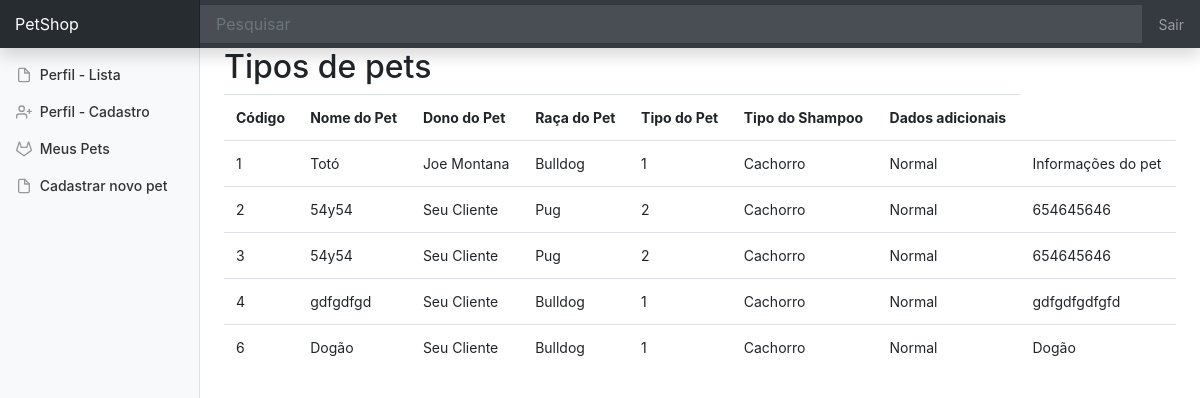
The app's page /pets-lista.php (signed in) with its own data.
### tables this page shows
CREATE TABLE IF NOT EXISTS `pets` (
  `cd_pet` int(11) NOT NULL AUTO_INCREMENT,
  `cd_usuario` int(11) NOT NULL,
  `nm_pet` varchar(100) NOT NULL,
  `cd_raca_pet` int(11) NOT NULL,
  `cd_tipo_shampoo` int(11) NOT NULL,
  `ds_info` text NOT NULL,
  PRIMARY KEY (`cd_pet`),
  KEY `cd_tipo_shampoo` (`cd_tipo_shampoo`),
  KEY `cd_raca_pet` (`cd_raca_pet`),
  KEY `cd_usuario` (`cd_usuario`)
);

CREATE TABLE IF NOT EXISTS `usuario` (
  `cd_usuario` int(11) NOT NULL AUTO_INCREMENT,
  `nm_usuario` varchar(100) NOT NULL,
  `cd_perfil` int(11) NOT NULL,
  `ds_email` varchar(100) NOT NULL,
  `ds_senha` varchar(200) NOT NULL,
  `fg_ativo` int(11) NOT NULL,
  `tp_sexo` enum('F','M','I') NOT NULL,
  `dt_nascimento` date NOT NULL,
  `fg_idoso` int(11) NOT NULL,
  `fg_vip` int(11) NOT NULL,
  `fg_nec_especial` int(11) NOT NULL,
  `ds_nec_especial` int(11) NOT NULL,
  `dt_cadastro` varchar(500) NOT NULL,
  `dt_alteracao_senha` datetime NOT NULL,
  PRIMARY KEY (`cd_usuario`),
  KEY `cd_perfil` (`cd_perfil`)
);

CREATE TABLE IF NOT EXISTS `raca_pet` (
  `cd_raca_pet` int(11) NOT NULL AUTO_INCREMENT,
  `nm_raca_pet` varchar(100) NOT NULL,
  `cd_tipo_pet` int(11) NOT NULL,
  PRIMARY KEY (`cd_raca_pet`),
  KEY `cd_tipo_pet` (`cd_tipo_pet`)
);

CREATE TABLE IF NOT EXISTS `tipo_shampoo_pet` (
  `cd_tipo_shampoo` int(11) NOT NULL AUTO_INCREMENT,
  `nm_tipo_shampoo` varchar(100) NOT NULL,
  PRIMARY KEY (`cd_tipo_shampoo`)
);

### classes/Db.class.php (called while the page is built, shortened)
<?php
class DB
{
    private $pdo;
    private $sQuery;
    private function Connect()
    {
        $dsn = 'mysql:dbname=' . MYSQL_BANCO . ';host=' . MYSQL_SERVIDOR . '';
        try {
            $this->pdo = new PDO($dsn, MYSQL_USUARIO, MYSQL_SENHA, array(
                PDO::MYSQL_ATTR_INIT_COMMAND => "SET NAMES utf8"
            ));
            $this->pdo->setAttribute(PDO::ATTR_ERRMODE, PDO::ERRMODE_EXCEPTION);
            $this->pdo->setAttribute(PDO::ATTR_EMULATE_PREPARES, false);
            $this->bConnected = true;
        }
        catch (PDOException $e) {
            echo $this->ExceptionLog($e->getMessage());
            die();
        }
    }
    private function Init($query, $parameters = "")
    {
        try {
            $this->sQuery = $this->pdo->prepare($query);
            $this->sQuery->execute();
        }
        catch (PDOException $e) {
            echo $this->ExceptionLog($e->getMessage(), $query);
            die();
        }
    }
    public function query($query, $params = null, $fetchmode = PDO::FETCH_ASSOC)
    {
        $query = trim(str_replace("\r", " ", $query));
        $this->Init($query, $params);
        $rawStatement = explode(" ", preg_replace("/\s+|\t+|\n+/", " ", $query));
        $statement = strtolower($rawStatement[0]);
        if ($statement === 'select' || $statement === 'show') {
            return $this->sQuery->fetchAll($fetchmode);
        } elseif ($statement === 'insert' || $statement === 'update' || $statement === 'delete') {
            return $this->sQuery->rowCount();
        } else {
            return NULL;
        }
    }
}
?>

### pets-lista.php (the view, shortened to what this page needs)
<?php
	include 'cabecalho.php';
?>
<h2>Tipos de pets</h2>
<table class="table">
	<tr>
		<th>Código</th>
		<th>Nome do Pet</th>
		<th>Dono do Pet</th>
		<th>Raça do Pet</th>
		<th>Tipo do Pet</th>
		<th>Tipo do Shampoo</th>
		<th>Dados adicionais</th>
	</tr>
<?php
	$wherePet = '';
	$perfis = $banco->query('
		select
			p.* , rp.nm_raca_pet, u.nm_usuario, ts.nm_tipo_shampoo,
			(select
					nm_tipo_pet
				from
					tipo_pet tpp
					inner join raca_pet rpp
						on (rpp.cd_tipo_pet = tpp.cd_tipo_pet)
				where
					rpp.cd_raca_pet = rp.cd_raca_pet) as "nm_tipo_pet"
		from
			pets p
			inner join raca_pet rp on
				(p.cd_raca_pet = rp.cd_raca_pet)
			inner join usuario u on
				(p.cd_usuario = u.cd_usuario)
			inner join tipo_shampoo_pet ts on
				(p.cd_tipo_shampoo= ts.cd_tipo_shampoo)'.$wherePet
	);
	foreach($perfis as $p){
		echo "<tr>
				<td>{$p['cd_pet']}</td>
				<td>{$p['nm_pet']}</td>
				<td>{$p['nm_usuario']}</td>
				<td>{$p['nm_raca_pet']}</td>
				<td>{$p['cd_raca_pet']}</td>
				<td>{$p['nm_tipo_pet']}</td>
				<td>{$p['nm_tipo_shampoo']}</td>
				<td>{$p['ds_info']}</td>
			</tr>";
	}
?>
</table>
<?php
	include 'rodape.php';
?>

### cabecalho.php (shortened to what this page needs)
<?php
	require 'classes/Db.class.php';
	$banco = new DB();
?>
<!doctype html>
<html lang="pt-br">
  <head>
    <link href="css/bootstrap.min.css" rel="stylesheet">
    <link href="css/dashboard.css" rel="stylesheet">
  </head>
  <body>
    <nav class="navbar navbar-dark fixed-top bg-dark flex-md-nowrap p-0 shadow">
      <a class="navbar-brand col-sm-3 col-md-2 mr-0" href="index.php">PetShop</a>
      <input class="form-control form-control-dark w-100" type="text" placeholder="Pesquisar" aria-label="Pesquisar">
      <ul class="navbar-nav px-3">
        <li class="nav-item text-nowrap">
          <a class="nav-link" href="sair.php" id="btnSair">Sair</a>
        </li>
      </ul>
    </nav>
    <div class="container-fluid">
      <div class="row">
        <nav class="col-md-2 d-none d-md-block bg-light sidebar">
          <div class="sidebar-sticky">
            <ul class="nav flex-column">
              <?php
                if(
                    $_SESSION['tpPerfil'] == 1 OR
                    $_SESSION['tpPerfil'] == 3
                  ) {
              ?>
                  <li class="nav-item">
                    <a class="nav-link" href="perfil-lista.php">
                      <span data-feather="file"></span>
                      Perfil - Lista
                    </a>
                  </li>
                  <li class="nav-item">
                    <a class="nav-link" href="perfil-cadastro.php">
                      <span data-feather="user-plus"></span>
                      Perfil - Cadastro
                    </a>
                  </li>
              <?php
                }
              ?>
                <li class="nav-item">
                    <a class="nav-link" href="pets-lista.php">
                      <span data-feather="gitlab"></span>
                      Meus Pets</a>
                </li>
                <li class="nav-item">
                    <a class="nav-link" href="pets-cad.php">
                      <span data-feather="file"></span>
                      Cadastrar novo pet</a>
                </li>
            </ul>
          </div>
        </nav>
        <main role="main" class="col-md-9 ml-sm-auto col-lg-10 px-4">

### rodape.php (shortened to what this page needs)
</main>
      </div>
    </div>
  </body>
</html>

### css/dashboard.css (style rules this page uses)
body { font-size: .875rem; }
.feather { width: 16px; height: 16px; vertical-align: text-bottom; }
.sidebar { position: fixed; top: 0; bottom: 0; left: 0; z-index: 100; padding: 48px 0 0; box-shadow: inset -1px 0 0 rgba(0, 0, 0, .1); }
.sidebar-sticky { position: relative; top: 0; height: calc(100vh - 48px); padding-top: .5rem; overflow-x: hidden; overflow-y: auto; }
.sidebar .nav-link { font-weight: 500; color: #333; }
.sidebar .nav-link .feather { margin-right: 4px; color: #999; }
[role="main"] { padding-top: 48px; }
.navbar-brand { padding-top: .75rem; padding-bottom: .75rem; font-size: 1rem; background-color: rgba(0, 0, 0, .25); box-shadow: inset -1px 0 0 rgba(0, 0, 0, .25); }
.navbar .form-control { padding: .75rem 1rem; border-width: 0; border-radius: 0; }
.form-control-dark { color: #fff; background-color: rgba(255, 255, 255, .1); border-color: rgba(255, 255, 255, .1); }

### records on screen
pets: cd_pet "1", nm_pet "Totó", cd_usuario.nm_usuario "Joe Montana", cd_raca_pet.nm_raca_pet "Bulldog", cd_raca_pet "1", nm_tipo_pet "Cachorro", cd_tipo_shampoo.nm_tipo_shampoo "Normal", ds_info "Informações do pet"
pets: cd_pet "2", nm_pet "54y54", cd_usuario.nm_usuario "Seu Cliente", cd_raca_pet.nm_raca_pet "Pug", cd_raca_pet "2", nm_tipo_pet "Cachorro", cd_tipo_shampoo.nm_tipo_shampoo "Normal", ds_info "654645646"
pets: cd_pet "3", nm_pet "54y54", cd_usuario.nm_usuario "Seu Cliente", cd_raca_pet.nm_raca_pet "Pug", cd_raca_pet "2", nm_tipo_pet "Cachorro", cd_tipo_shampoo.nm_tipo_shampoo "Normal", ds_info "654645646"
pets: cd_pet "4", nm_pet "gdfgdfgd", cd_usuario.nm_usuario "Seu Cliente", cd_raca_pet.nm_raca_pet "Bulldog", cd_raca_pet "1", nm_tipo_pet "Cachorro", cd_tipo_shampoo.nm_tipo_shampoo "Normal", ds_info "gdfgdfgdfgfd"
pets: cd_pet "6", nm_pet "Dogão", cd_usuario.nm_usuario "Seu Cliente", cd_raca_pet.nm_raca_pet "Bulldog", cd_raca_pet "1", nm_tipo_pet "Cachorro", cd_tipo_shampoo.nm_tipo_shampoo "Normal", ds_info "Dogão"
